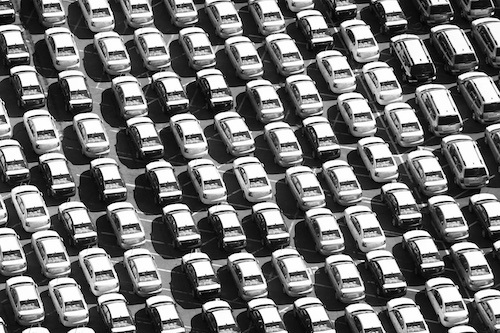
#> input picture project-1/instructions/images-project-1/parking-lot.jpg, 500 x 333 px, found by its file name
$ jupyter execute exercise_5.ipynb   (shell and % lines are left out)
#> lines starting #> are read from the running program, lines starting #| are printed output that depends on the picture
# Άσκηση 5, Τμηματοποίηση:
Θεωρήστε την εικόνα αποχρώσεων του γκρι ‘parking-lot.jpg’.

**Ζητούμενα:**
Α. Σχεδιάστε, περιγράψτε και εφαρμόστε αλγόριθμο τμηματοποίησης για την ανίχνευση των αντικειμένων που υπάρχουν στην εικόνα (για κάθε αντικείμενο προσδιορίστε ένα ξεχωριστό ορθογώνιο παραλληλεπίπεδο που να το περικλείει (bounding box)).
Β. Τυπώστε την αρχική εικόνα, προσθέτοντας (με ευδιάκριτο χρώμα) όλα τα bounding boxes που έχουν υπολογιστεί και σχολιάστε το αποτέλεσμα.

[cell 1]
import numpy as np
import matplotlib.pyplot as plt
import skimage as ski
from matplotlib.patches import Rectangle

parking_image = ski.io.imread("https://github.com/KaratziasK/Digital-Image-Processing/blob/main/project-1/instructions/images-project-1/parking-lot.jpg?raw=true")
#> parking_image is the input picture: shape (333, 500); min 0, max 255, mean 114.3

# Συντεταγμένες των templates
car_template = [
    (233, 157, 39, 45),
    (146, 160, 38, 45),
    (431, 25, 50, 50),
]

fig, axs = plt.subplots(1, len(car_template), figsize=(11, 3))
for i, (x, y, w, h) in enumerate(car_template):
    win = parking_image[y:y+h, x:x+w]
    axs[i].imshow(win, cmap='gray')
    axs[i].set_title(f"Car Template {i+1}")
    axs[i].axis('off')
#> this loop made 3 passes
#> pass 1, `win = parking_image[y:y+h, x:x+w]`:
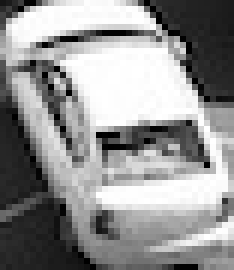
#> win: shape (45, 39) (shown 6 times larger); min 0, max 255, mean 146.1
plt.suptitle("Επιλεγμενα Templates από Εικόνα με συντεταγμένες")
plt.tight_layout()
plt.show()
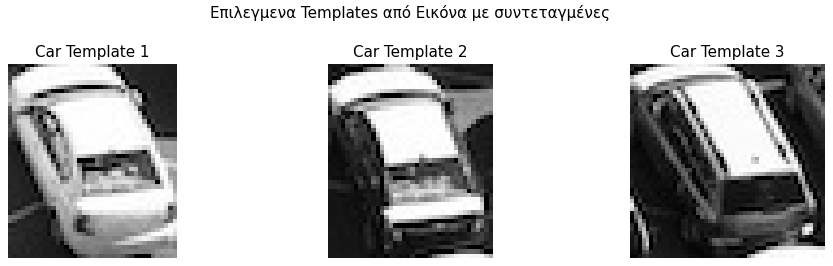
#> figure drawn by matplotlib, 3 panels

# Υπολογισμος του μεσου υψους και πλατους των templates
sum_h, sum_w = 0, 0
n_templates = len(car_template)
for x, y, w, h in car_template:
    sum_h += h
    sum_w += w
mean_h = int(sum_h / n_templates)
mean_w = int(sum_w / n_templates)

# Όλα τα templates το ίδιο μέγεθος
template_imgs = []
for x, y, w, h in car_template:
    temp = parking_image[y:y+h, x:x+w]
    temp_resized = ski.transform.resize(temp, (mean_h, mean_w), anti_aliasing=True)
    template_imgs.append(temp_resized)
#> this loop made 3 passes
#> pass 1, `temp_resized = ski.transform.resize(temp, (mean_h, mean_w), anti_alias..`:
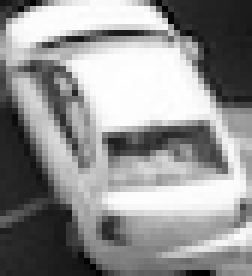
#> temp_resized: shape (46, 42) float64 (shown 6 times larger); min 0.0069, max 1, mean 0.573
#> pass 3, `temp_resized = ski.transform.resize(temp, (mean_h, mean_w), anti_alias..`:
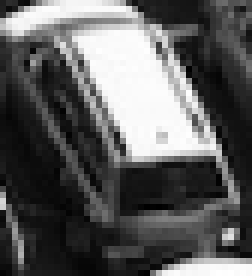
#> temp_resized: shape (46, 42) float64 (shown 6 times larger); min 0, max 1, mean 0.363
#> after the loop, template_imgs = 3 items

# Πόσο ταιριάζει κάθε template σε σημεία στην εικόνας.
sim_maps = []
for tpl in template_imgs:
    sim = ski.feature.match_template(parking_image, tpl)
    sim_maps.append(sim)
#> this loop made 3 passes
#> pass 1, `sim = ski.feature.match_template(parking_image, tpl)`:
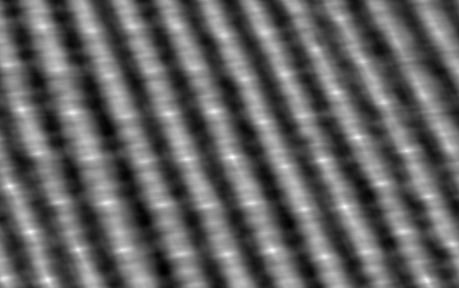
#> sim: shape (288, 459) float64; min -0.594, max 0.904, mean -0.00305; drawn with min black and max white
#> pass 3, `sim = ski.feature.match_template(parking_image, tpl)`:
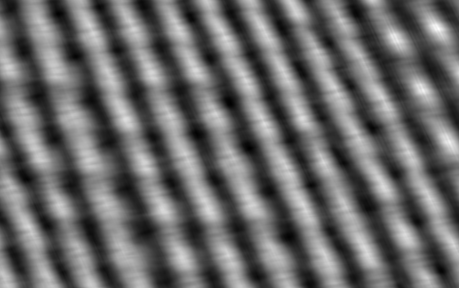
#> sim: shape (288, 459) float64; min -0.594, max 0.813, mean -0.00577; drawn with min black and max white
#> after the loop, sim_maps = 3 items
sim_maps_stack = np.stack(sim_maps, axis=-1)
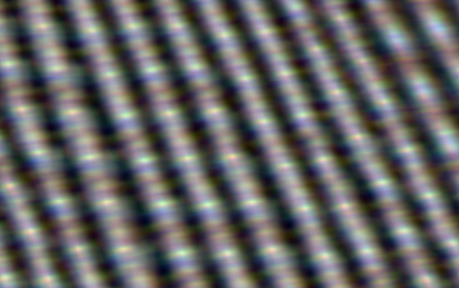
#> sim_maps_stack: shape (288, 459, 3) float64; mean of channels 0, 1, 2 -0.00305, -0.0042, -0.00577; drawn with min black and max white
score_map = np.max(sim_maps_stack, axis=-1)
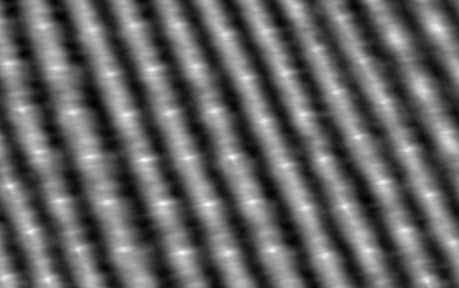
#> score_map: shape (288, 459) float64; min -0.501, max 0.91, mean 0.0556; drawn with min black and max white
idx_map = np.argmax(sim_maps_stack, axis=-1)
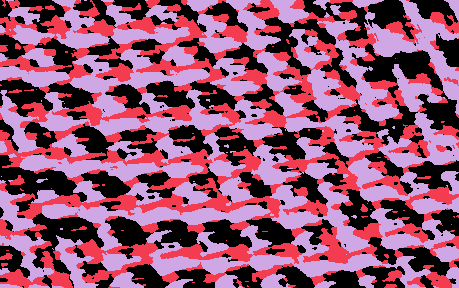
#> idx_map: shape (288, 459) int64; 3 distinct labels, from 0 to 2; one colour per label, 0 black

THRESHOLD = 0.6 # ομοιότητα
MIN_DIST = 4 # απόσταση σε pixels μεταξύ των templates
boxes = ski.feature.peak_local_max(score_map, threshold_abs=THRESHOLD, min_distance=MIN_DIST)
#> boxes = 62 pairs, first value 6 to 279, second value 5 to 453

parking_image = np.stack([parking_image]*3, axis=2)

fig, ax = plt.subplots(figsize=(10, 8))
ax.imshow(parking_image)
ax.set_title(f"Οχήματα με Bounding Boxes (Σύνολο: {len(boxes)})")

for (y, x) in boxes:
    rect = Rectangle((x, y), mean_w, mean_h, linewidth=2, edgecolor='r', facecolor='none')
    ax.add_patch(rect)
#> this loop made 62 passes
#> (y, x) on passes 1 to 12: (204, 208), (157, 232), (203, 162), (160, 144), (252, 182), (186, 9), (250, 271), (206, 344), (279, 47), (231, 30), (201, 252), (137, 357)

plt.axis('off')
plt.show()
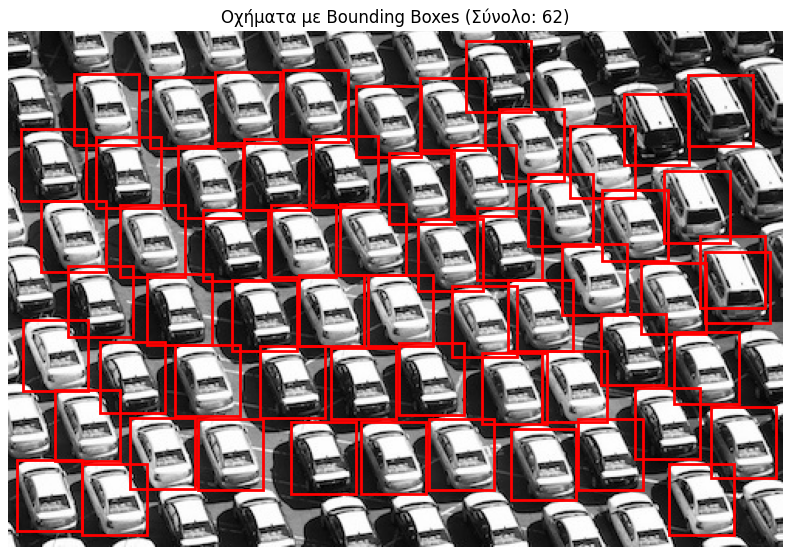
#> figure drawn by matplotlib, 1 panel

$ run again, with project-1/instructions/images-project-1/cornfield.jpg copied over project-1/instructions/images-project-1/parking-lot.jpg
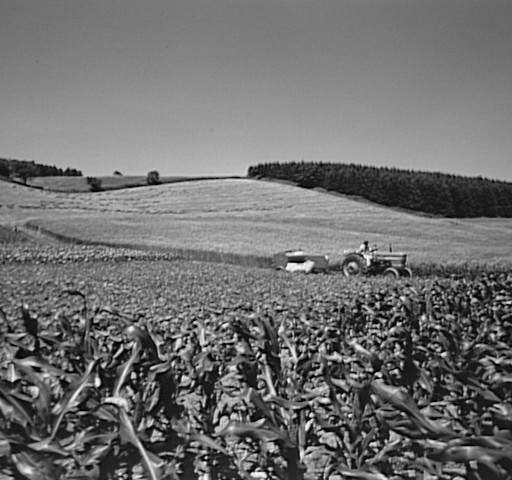
#> input picture project-1/instructions/images-project-1/cornfield.jpg, 512 x 480 px, found by its file name
#> parking_image is the input picture: shape (480, 512); min 0, max 254, mean 112
#> after the loop `for x, y, w, h in car_template:`: template_imgs = 3 items
#> the loop `for tpl in template_imgs:` made 3 passes
#> `idx_map = np.argmax(sim_maps_stack, axis=-1)`:
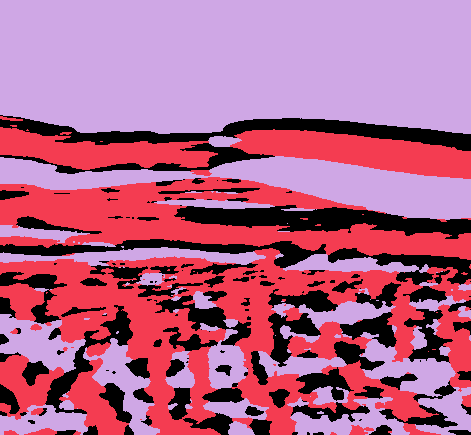
#> idx_map: shape (435, 471) int64; 3 distinct labels, from 0 to 2; one colour per label, 0 black
#> boxes = 162 pairs, first value 13 to 189, second value 9 to 465
#> the loop `for (y, x) in boxes:` made 162 passes
#> (y, x) on passes 1 to 3: (157, 231), (159, 145), (120, 465)
#> `plt.show()`:
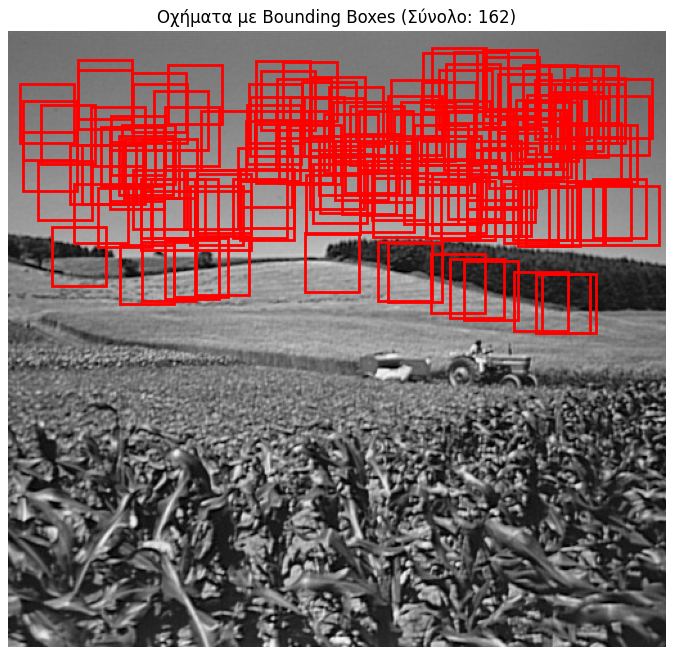
#> figure drawn by matplotlib, 1 panel

$ run again, with project-1/instructions/images-project-1/flowers.jpg copied over project-1/instructions/images-project-1/parking-lot.jpg
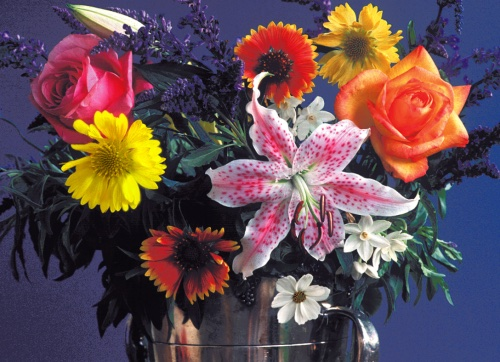
#> input picture project-1/instructions/images-project-1/flowers.jpg, 500 x 362 px, found by its file name
#> parking_image is the input picture: shape (362, 500, 3); mean R, G, B 99.7, 77, 83.8
#> after the loop `for x, y, w, h in car_template:`: template_imgs = 3 items
#> the loop `for tpl in template_imgs:` made 3 passes
#> `idx_map = np.argmax(sim_maps_stack, axis=-1)`:
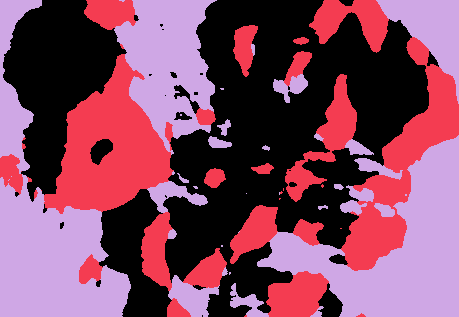
#> idx_map: shape (317, 459, 1) int64; 3 distinct labels, from 0 to 2; one colour per label, 0 black
#> boxes = empty array
